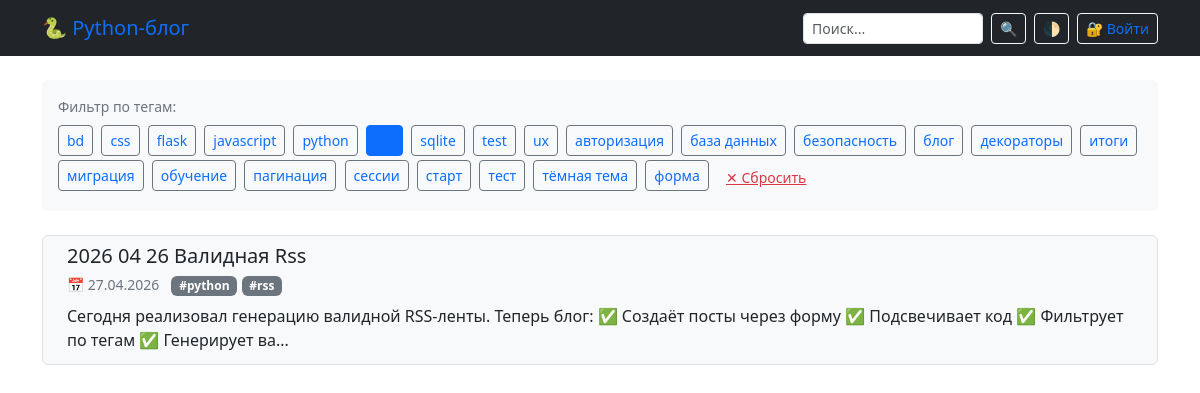
The app's page /tag/rss with its own data.
### tables this page shows
CREATE TABLE posts (
                id INTEGER PRIMARY KEY AUTOINCREMENT,
                title TEXT NOT NULL,
                slug TEXT UNIQUE NOT NULL,
                content TEXT NOT NULL,
                tags TEXT DEFAULT '',
                created_at TIMESTAMP DEFAULT CURRENT_TIMESTAMP
            );

### app.py (the view)
@app.route("/tag/<tag_name>")
def tag_view(tag_name):
    page = request.args.get('page', 1, type=int)
    pagination = load_posts(page=page, per_page=10, tag_filter=tag_name)
    return render_template("index.html", pagination=pagination, active_tag=tag_name)

### app.py (called while the page is built)
def get_db():
    conn = sqlite3.connect(DB_NAME)
    conn.row_factory = sqlite3.Row
    return conn

@app.template_filter('highlight')
def highlight_filter(text, query):
    if not query or not text:
        return text
    safe_text = escape(text)
    pattern = re.compile(re.escape(query), re.IGNORECASE)
    highlighted = pattern.sub(lambda m: f"<mark>{m.group()}</mark>", safe_text)
    return Markup(highlighted)

### templates/index.html (shortened to what this page needs)
{% extends "base.html" %}
{% block content %}
<div class="mb-4 p-3 bg-light rounded">
  <small class="text-muted d-block mb-2">Фильтр по тегам:</small>
  {% for t in pagination.tags %}
    {% if t == active_tag %}
      <a href="/tag/{{ t }}" class="btn btn-primary btn-sm me-1 mb-1">{{ t }}</a>
    {% else %}
      <a href="/tag/{{ t }}" class="btn btn-outline-secondary btn-sm me-1 mb-1">{{ t }}</a>
    {% endif %}
  {% endfor %}
  {% if active_tag %}
    <a href="/" class="btn btn-link btn-sm text-danger">✕ Сбросить</a>
  {% endif %}
</div>
<div class="list-group mb-4">
  {% for post in pagination.posts %}
  <div class="list-group-item list-group-item-action d-flex justify-content-between align-items-start">
    <div class="ms-2 me-auto">
      <a href="/post/{{ post.slug }}" class="text-decoration-none">
        <h5 class="mb-1 text-dark">{{ post.title | highlight(query) }}</h5>
      </a>
      <div class="mb-2">
        <small class="text-muted me-2">📅 {{ post.date.strftime("%d.%m.%Y") }}</small>
        {% for tag in post.tags %}
          <span class="badge bg-secondary">#{{ tag }}</span>
        {% endfor %}
      </div>
      <p class="mb-1">{{ post.preview | highlight(query) }}</p>
    </div>
  </div>
  {% endfor %}
</div>
{% endblock %}

### templates/base.html (style rules this page uses)
:root { --bg-color: #ffffff; --text-color: #212529; --card-bg: #f8f9fa; --link-color: #0d6efd; --border-color: #dee2e6; }
body { background-color: var(--bg-color); color: var(--text-color); transition: background-color 0.3s ease, color 0.3s ease; }
.list-group-item { background-color: var(--card-bg) !important; color: var(--text-color) !important; border-color: var(--border-color) !important; }
a { color: var(--link-color) !important; }
.text-muted { color: #6c757d !important; }

### records on screen
posts: title|highlight "2026 04 26 Валидная Rss", date "27.04.2026", tags "python" "rss", preview|highlight "Сегодня реализовал генерацию валидной RSS-ленты. Теперь блог: ✅ Создаёт посты через форму ✅ Подсвечивает код ✅ Фильтрует по тегам ✅ Генерирует ва..."

### other values on screen
{{ t }} "bd" "css" "flask" "javascript" "python" "sqlite" "test" "ux" "авторизация" "база данных" "безопасность" "блог" "декораторы" "итоги" "миграция" "обучение" "пагинация" "сессии" "старт" "тест" "тёмная тема" "форма"
